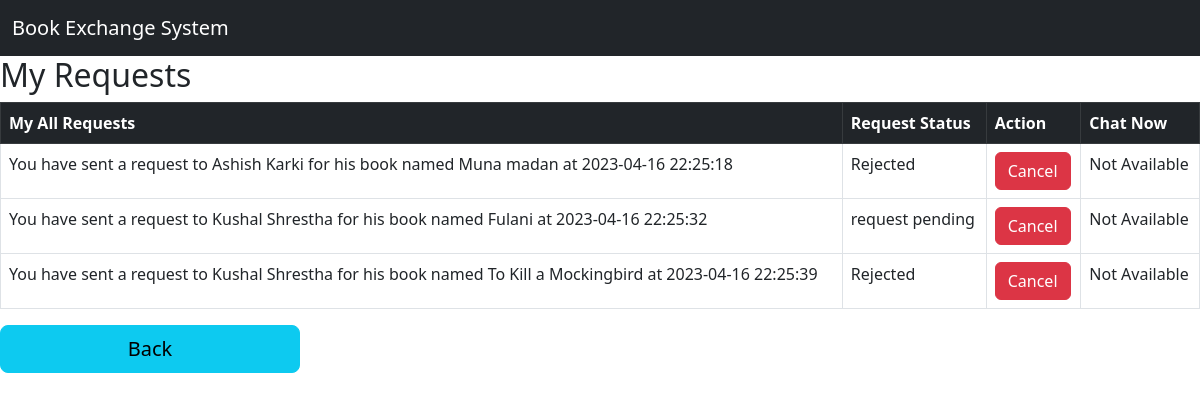
Page /PHP/Book_Exchange_System/Users_Features/Request_Books/my_request.php (signed in) on the committed database.
### tables this page shows
CREATE TABLE `request_details` (
  `Request_Id` int(11) NOT NULL COMMENT 'stores unique request Id.',
  `User_Id` int(255) NOT NULL COMMENT 'References User id from user table.',
  `Post_Id` int(255) NOT NULL COMMENT 'References Post Id from book details table.	',
  `Post_Owner_Id` int(255) NOT NULL COMMENT 'References Owner Id from book_details table.	',
  `Requested_At` datetime NOT NULL DEFAULT current_timestamp() COMMENT 'Stores date and time of Request made.',
  `Request_Status` varchar(8) NOT NULL COMMENT 'Stores Request Status.'
);

CREATE TABLE `users` (
  `User_Id` int(11) NOT NULL COMMENT 'Primary key of Users',
  `Name` varchar(100) NOT NULL COMMENT 'User Names',
  `Email` varchar(200) NOT NULL COMMENT 'Unique Email Id of the users.',
  `Passwords` varchar(200) NOT NULL COMMENT 'Encrypted Password of Users.',
  `Phone` varchar(20) NOT NULL COMMENT 'Unique Phone Number of Users.',
  `Address` varchar(200) NOT NULL COMMENT 'Stores Address details of the users.',
  `Status` varchar(255) NOT NULL COMMENT 'online or offline status of the users',
  `Image` varchar(255) DEFAULT NULL COMMENT 'Image Name of the users.',
  `Created_At` datetime NOT NULL DEFAULT current_timestamp() COMMENT 'Date and Time of Id created.'
);

CREATE TABLE `book_details` (
  `Post_Id` int(11) NOT NULL COMMENT 'stores Unique Id of book posts. ',
  `Owner_Id` int(255) NOT NULL COMMENT 'references to the user id from a users table.',
  `Owned_Book_Title` varchar(100) NOT NULL COMMENT 'Stores Book title.',
  `Author` varchar(100) NOT NULL COMMENT 'Stores Book Author name.',
  `Book_ISBN` varchar(800) DEFAULT NULL COMMENT 'Stores Book ISBN.',
  `Book_Category` varchar(150) DEFAULT NULL COMMENT 'Stores book category.',
  `Book_Description` varchar(800) NOT NULL COMMENT 'Stores book condition as well as other book details. ',
  `Wishlist_First` varchar(200) DEFAULT NULL COMMENT 'stores book name that user wan to receive from exchange.',
  `Wishlist_Second` varchar(200) DEFAULT NULL COMMENT 'stores second book name that user wan to receive from exchange.',
  `Book_Image` varchar(500) DEFAULT NULL COMMENT 'Stores book image name.',
  `Created_At` datetime NOT NULL DEFAULT current_timestamp() COMMENT 'Stores date and time of created book post. '
);

### PHP/Book_Exchange_System/Users_Features/Request_Books/my_request.php (the view, shortened to what this page needs)
 <?php
 include "../../header.php";
?>
<?php include "../Header.php"   ?>
<div id="main-content">
    <h2>My Requests</h2>
    <?php
    include "../../config.php";
    $sql = "SELECT request_details.Request_Id, request_details.User_Id, request_details.Post_Id,request_details.Post_Owner_Id, request_details.Request_Status, request_details.Requested_At,book_details.Owned_Book_Title,users.Email, users.Name FROM request_details JOIN book_details ON request_details.Post_Id = book_details.Post_Id JOIN users ON request_details.Post_Owner_Id = users.User_Id WHERE request_details.User_Id={$_SESSION['Select_user']}";
    $result = mysqli_query($conn, $sql) or die("Query unsuccessful");
    if (mysqli_num_rows($result) > 0) {
        ?>
        <table class="table table-bordered">
            <thead class="table-dark">
                <tr>
                    <th>My All Requests</th>
                    <th>Request Status</th>
                    <th>Action</th>
                    <th>Chat Now</th>
                </tr>
            </thead>
            <tbody>
                <?php
                while ($row = mysqli_fetch_assoc($result)) {
                    $status = $row['Request_Status'];
                    ?>
                    <tr>
                        <td>
                            <?php
                                if ($status == "Accepted") {
                                    echo "Your Request  of " . $row['Owned_Book_Title'] . " to " . $row['Name'] . " at " . $row['Requested_At'] ." has been Accepted. Now you can email him at ". $row['Email'];
                                } else {
                                    echo "You have sent a request to " . $row['Name'] . " for his book named " . $row['Owned_Book_Title'] . " at " . $row['Requested_At'];
                                }
                            ?>
                        </td>
                        <td>
                            <?php
                                if ($status == "") {
                                    echo "request pending";
                                } else {
                                    echo ($status);
                                }
                            ?>
                        </td>
                        <td>
                        <button type="button" class="btn btn-danger"><a href='./cancel_request.php?id=<?php echo ($row['Request_Id']);?>' style="color:white; text-decoration:none;">Cancel</a></button>
                        </td>
                        <?php if ($status == "Accepted") { ?>
                            <td>
                            <button type="button" class="btn btn-danger" style="background-color: green; color: white; border: none;">
                                <a href="../Chat/users.php?Message_Receiver_id=<?php echo ($row['Post_Owner_Id']); ?>" style="color:white; text-decoration:none;">Chat Now</a>
                            </button>
                            </td>
                        <?php } else { ?>
                            <td>Not Available</td>
                        <?php } ?>
                    </tr>
                <?php } ?>
            </tbody>
        </table>
    <?php } else {
        echo "<h2>Sorry, you haven't sent any requests.</h2>";
    }
    ?>
</div>
</body>
<div class="col-sm-3  d-grid">
                 <a class="btn btn-info btn-lg btn-block" value="login_button"  href='../User_panel.php' role="button">Back</a>
            </div>
</html>

### rows in the picture
request_details: users.Name "Ashish Karki", Post_Id.Owned_Book_Title "Muna madan", Requested_At "2023-04-16 22:25:18", Request_Status "Rejected", shows "Not Available"
request_details: users.Name "Kushal Shrestha", Post_Id.Owned_Book_Title "Fulani", Requested_At "2023-04-16 22:25:32", Request_Status "request pending"
request_details: users.Name "Kushal Shrestha", Post_Id.Owned_Book_Title "To Kill a Mockingbird", Requested_At "2023-04-16 22:25:39", Request_Status "Rejected", shows "Not Available"
